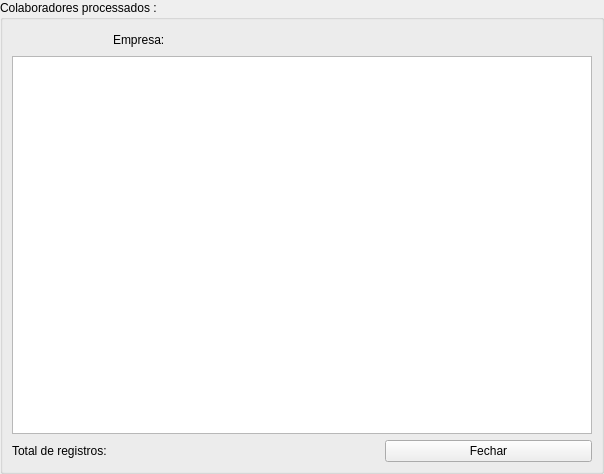
<?xml version="1.0" encoding="UTF-8"?>
<ui version="4.0">
 <class>Visualizacao</class>
 <widget class="QWidget" name="Visualizacao">
  <property name="geometry">
   <rect>
    <x>0</x>
    <y>0</y>
    <width>541</width>
    <height>474</height>
   </rect>
  </property>
  <property name="windowTitle">
   <string>Colaboradores Processados</string>
  </property>
  <layout class="QVBoxLayout" name="verticalLayout">
   <property name="spacing">
    <number>0</number>
   </property>
   <property name="leftMargin">
    <number>0</number>
   </property>
   <property name="topMargin">
    <number>0</number>
   </property>
   <property name="rightMargin">
    <number>0</number>
   </property>
   <property name="bottomMargin">
    <number>0</number>
   </property>
   <item>
    <widget class="QGroupBox" name="groupBox">
     <property name="title">
      <string>Colaboradores processados :</string>
     </property>
     <layout class="QGridLayout" name="gridLayout_2">
      <item row="0" column="0">
       <layout class="QGridLayout" name="gridLayout">
        <item row="0" column="2" colspan="2">
         <widget class="QLabel" name="campoEmpresaProcessada">
          <property name="minimumSize">
           <size>
            <width>421</width>
            <height>21</height>
           </size>
          </property>
          <property name="text">
           <string/>
          </property>
         </widget>
        </item>
        <item row="0" column="1">
         <widget class="QLabel" name="label">
          <property name="text">
           <string>Empresa:</string>
          </property>
         </widget>
        </item>
        <item row="2" column="1" colspan="2">
         <spacer name="horizontalSpacer">
          <property name="orientation">
           <enum>Qt::Horizontal</enum>
          </property>
          <property name="sizeHint" stdset="0">
           <size>
            <width>408</width>
            <height>20</height>
           </size>
          </property>
         </spacer>
        </item>
        <item row="2" column="3">
         <widget class="QPushButton" name="botaoFechar">
          <property name="text">
           <string>Fechar</string>
          </property>
         </widget>
        </item>
        <item row="2" column="0">
         <widget class="QLabel" name="label_2">
          <property name="text">
           <string>Total de registros:</string>
          </property>
         </widget>
        </item>
        <item row="1" column="0" colspan="4">
         <widget class="QTableWidget" name="tabelaVisualizacao"/>
        </item>
       </layout>
      </item>
     </layout>
    </widget>
   </item>
  </layout>
 </widget>
 <resources/>
 <connections/>
</ui>
